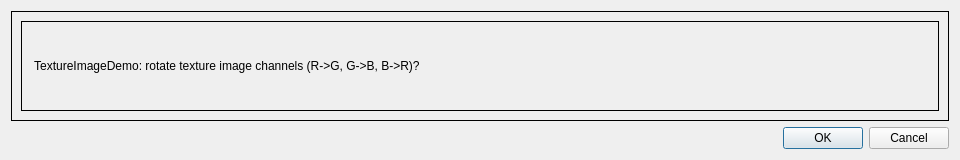
<?xml version="1.0" encoding="UTF-8"?>
<ui version="4.0">
 <class>TextureImageDemoDialog</class>
 <widget class="QDialog" name="TextureImageDemoDialog">
  <property name="geometry">
   <rect>
    <x>0</x>
    <y>0</y>
    <width>960</width>
    <height>160</height>
   </rect>
  </property>
  <property name="windowTitle">
   <string>TextureImageDemo</string>
  </property>
  <layout class="QVBoxLayout" name="verticalLayout">
   <item>
    <widget class="QFrame" name="frame">
     <property name="frameShape">
      <enum>QFrame::Box</enum>
     </property>
     <property name="frameShadow">
      <enum>QFrame::Plain</enum>
     </property>
     <layout class="QVBoxLayout" name="verticalLayout_2">
      <item>
       <widget class="QFrame" name="frame_2">
        <property name="frameShape">
         <enum>QFrame::Box</enum>
        </property>
        <layout class="QVBoxLayout" name="verticalLayout_3">
         <item>
          <layout class="QHBoxLayout" name="horizontalLayout">
           <item>
            <widget class="QLabel" name="label_TextureImageDemo">
             <property name="text">
              <string> TextureImageDemo: rotate texture image channels (R->G, G->B, B->R)?</string>
             </property>
            </widget>
           </item>
           <!--
           <item>
            <layout class="QVBoxLayout" name="verticalLayout_X">
             <item>
              <widget class="QLabel" name="label_X">
               <property name="text">
                <string>X</string>
               </property>
               <property name="alignment">
                <set>Qt::AlignCenter</set>
               </property>
              </widget>
             </item>
             <item>
              <widget class="QLineEdit" name="lineEdit_X"/>
             </item>
            </layout>
           </item>
           <item>
            <layout class="QVBoxLayout" name="verticalLayout_Y">
             <item>
              <widget class="QLabel" name="label_Y">
               <property name="text">
                <string>Y</string>
               </property>
               <property name="alignment">
                <set>Qt::AlignCenter</set>
               </property>
              </widget>
             </item>
             <item>
              <widget class="QLineEdit" name="lineEdit_Y"/>
             </item>
            </layout>
           </item>
           <item>
            <layout class="QVBoxLayout" name="verticalLayout_Z">
             <item>
              <widget class="QLabel" name="label_Z">
               <property name="text">
                <string>Z</string>
               </property>
               <property name="alignment">
                <set>Qt::AlignCenter</set>
               </property>
              </widget>
             </item>
             <item>
              <widget class="QLineEdit" name="lineEdit_Z"/>
             </item>
            </layout>
           </item>
           -->
          </layout>
         </item>
        </layout>
       </widget>
      </item>
     </layout>
    </widget>
   </item>
   <item>
    <widget class="QDialogButtonBox" name="buttonBox">
     <property name="orientation">
      <enum>Qt::Horizontal</enum>
     </property>
     <property name="standardButtons">
      <set>QDialogButtonBox::Cancel|QDialogButtonBox::Ok</set>
     </property>
    </widget>
   </item>
  </layout>
 </widget>
 <resources/>
 <connections>
  <connection>
   <sender>buttonBox</sender>
   <signal>accepted()</signal>
   <receiver>TextureImageDemoDialog</receiver>
   <slot>accept()</slot>
   <hints>
    <hint type="sourcelabel">
     <x>248</x>
     <y>254</y>
    </hint>
    <hint type="destinationlabel">
     <x>157</x>
     <y>274</y>
    </hint>
   </hints>
  </connection>
  <connection>
   <sender>buttonBox</sender>
   <signal>rejected()</signal>
   <receiver>TextureImageDemoDialog</receiver>
   <slot>reject()</slot>
   <hints>
    <hint type="sourcelabel">
     <x>316</x>
     <y>260</y>
    </hint>
    <hint type="destinationlabel">
     <x>286</x>
     <y>274</y>
    </hint>
   </hints>
  </connection>
 </connections>
</ui>
